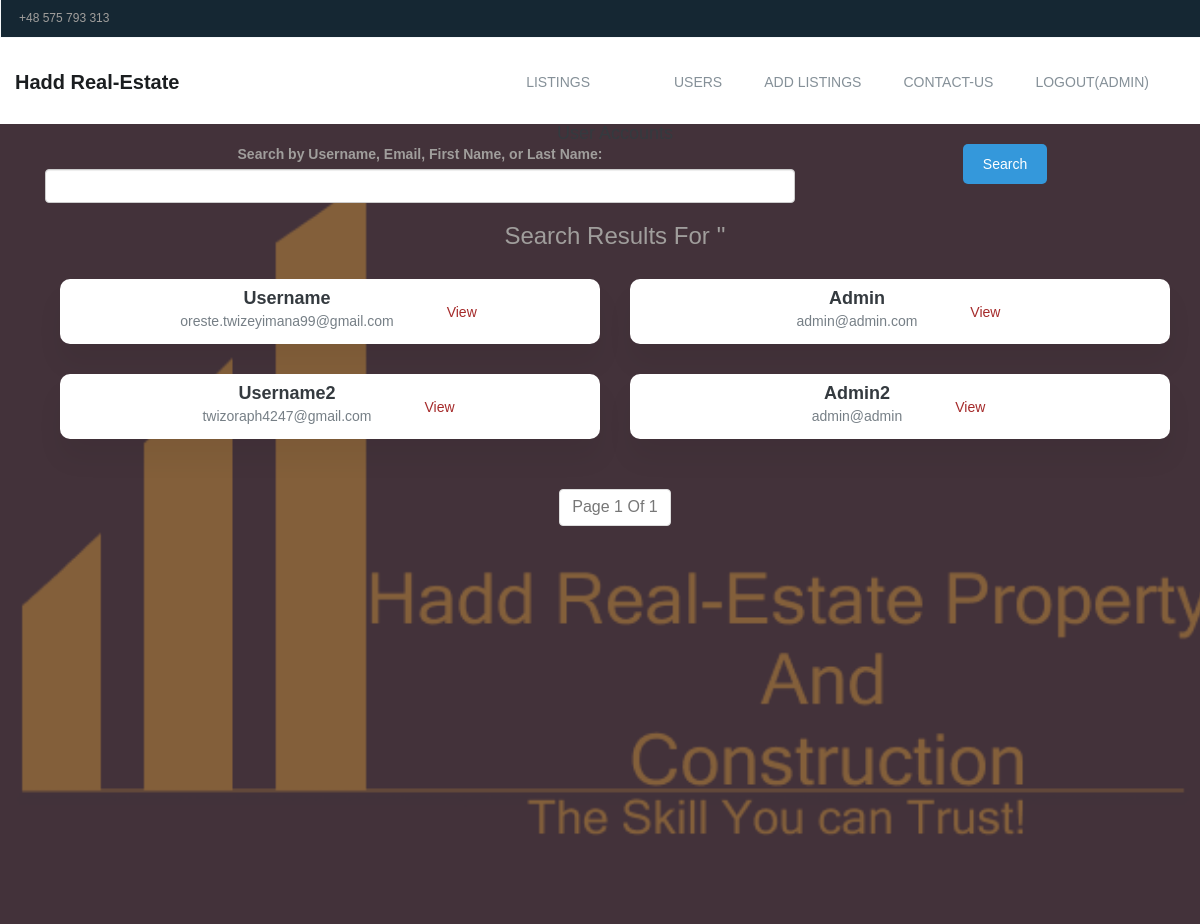
The page /accounts/search/ (signed in) on the database its author committed.
### accounts/models.py (models this page shows, shortened)
class User(AbstractBaseUser, PermissionsMixin):
    username_validator = UnicodeUsernameValidator()
    username = models.CharField(
        verbose_name=_("username"),
        max_length=150,
        unique=True,
        validators=[username_validator],
        error_messages={
            "unique": _("A user with that username already exists."),
        },
    )
    email = models.EmailField(verbose_name=_("email address"), blank=True)
    first_name = models.CharField(verbose_name=_("first name"), max_length=150, blank=True)
    last_name = models.CharField(verbose_name=_("last name"), max_length=150, blank=True)
    requested_reset_password = models.BooleanField(
        _('User has requested a password reset'),
        default=False,
        help_text=_('This will allow the admin to allow a password reset')
    )
    allowed_password_request = models.BooleanField(
        _('User has been granted a password reset'),
        default=False,
        help_text=_('This will allow the the user to perform password reset')
    )
    is_staff = models.BooleanField(
        _('staff status'),
        default=False,
        help_text=_('Designates whether the user can log into this admin site.'),
    )
    is_active = models.BooleanField(
        _('active'),
        default=True,
        help_text=_(
            'Designates whether this user should be treated as active. '
            'Unselect this instead of deleting accounts.'
        ),
    )
    is_superuser = models.BooleanField(
        _('superuser status'),
        default=False,
        help_text=_('Designates that this user has all permissions without explicitly assigning them.'),
    )
    objects = UserManager()
    USERNAME_FIELD = 'username'
    REQUIRED_FIELDS = ['email']
    class Meta:
        verbose_name = _("user")
        verbose_name_plural = _("users")

### accounts/views.py (the view)
# urls.py: path('search/', views.account_search, name='account_search'),
@superuser_required
def account_search(request):
    search_term = request.GET.get('q', '')
    filtered_listings = User.objects.filter(
        Q(username__icontains=search_term) | Q(email__icontains=search_term) | Q(first_name__icontains=search_term) | Q(last_name__icontains=search_term)
    )  # Search by title and description
    paginator = Paginator(filtered_listings, 5)  # Set the number of listings per page
    page_number = request.GET.get('page')
    page_obj = paginator.get_page(page_number)
    context = {'accounts': page_obj, 'is_paginated': page_obj.has_other_pages(), 'is_from_search': True,
               'search_term': search_term}
    return render(request, 'accounts/accounts_list.html', context)

### accounts/views.py (called while the page is built)
def superuser_required(view_func):
    decorated_view_func = user_passes_test(lambda u: u.is_superuser, login_url='listing_list')(view_func)
    return decorated_view_func

### real_estate/templates/accounts/accounts_list.html (shortened to what this page needs)
{% extends 'base.html' %}
{% block content %}
    <div class="container mt-4">
        <h1 class="display-4 mb-4">User Accounts</h1>
        <form method="get" action="{% url 'account_search' %}" class="mb-4">
            <div class="row">
                <div class="col-md-8">
                    <label for="q" class="form-label">Search by Username, Email, First Name, or Last Name:</label>
                    <input type="text" name="q" id="q" class="form-control" value="{{ search_term }}" required>
                </div>
                <div class="col-md-4">
                    <button type="submit" class="btn btn-primary">Search</button>
                </div>
            </div>
        </form>
        {% if is_from_search %}
            <h2 class="h3 mb-4">Search results for '{{ search_term }}'</h2>
        {% endif %}
        <ul class="list-group">
            {% for account in accounts %}
                <div class=" col-md-6 col-xl-4">
                    <div class="card">
                        <div class="card-body p-4 d-flex justify-content-between align-items-center gap-3">
                            <div class="text-center">
                                <h5 class="fw-semibold mb-0">{{ account.username }}</h5>
                                <p class="d-flex align-items-center justify-content-center">{{ account.email }}</p>
                            </div>
                            <a class="btn btn-outline-primary py-1 px-2 ms-auto"
                               href="{% url 'account_detail' account.pk %}">View</a>
                        </div>
                    </div>
                </div>
            {% endfor %}
        </ul>
        <nav aria-label="Page navigation">
            <ul class="pagination mt-4">
                <li class="page-item disabled"><a class="page-link disabled" href="#">Page {{ accounts.number }}
                    of {{ accounts.paginator.num_pages }}</a></li>
            </ul>
        </nav>
    </div>
{% endblock %}

### real_estate/templates/base.html (shortened to what this page needs)
{% load static %}
<!DOCTYPE html>
<html lang="en">
<head>
    <link rel="stylesheet" href="{% static 'css/font-awesome.min.css' %}">
    <link rel="stylesheet" href="{% static 'css/linearicons.css' %}">
    <link rel="stylesheet" href="{% static 'css/animate.css' %}">
    <link rel="stylesheet" href="{% static 'css/flaticon.css' %}">
    <link rel="stylesheet" href="{% static 'css/slick.css' %}">
    <link rel="stylesheet" href="{% static 'css/slick-theme.css' %}">
    <link rel="stylesheet" href="{% static 'css/bootstrap.min.css' %}">
    <link rel="stylesheet" href="{% static 'css/bootsnav.css' %}">
    <link href="{% static 'fontawesomefree/css/fontawesome.css' %}" rel="stylesheet" type="text/css">
    <link href="{% static 'fontawesomefree/css/brands.css' %}" rel="stylesheet" type="text/css">
    <link href="{% static 'fontawesomefree/css/solid.css' %}" rel="stylesheet" type="text/css">
    <link rel="stylesheet" href="{% static 'css/responsive.css' %}">
    <link rel="stylesheet" href="{% static 'css/style.css' %}">
</head>
<body>
<header id="header-top" class="header-top">
    <ul>
        <li class="head-responsive-right">
            <div class="header-top-right">
                <ul>
                    <li class="header-top-contact">
                        +48 575 793 313
                    </li>
                </ul>
            </div>
        </li>
    </ul>
</header>
<section class="top-area">
    <div class="header-area">
        <nav class="navbar navbar-default bootsnav  navbar-sticky navbar-scrollspy" data-minus-value-desktop="70"
             data-minus-value-mobile="55" data-speed="1000">
            <div class="container">
                <div class="navbar-header">
                    <a class="navbar-brand" href="{% url 'homepage' %}">
                        Hadd Real-Estate
                    </a>
                </div>
                <div class="collapse navbar-collapse menu-ui-design" id="navbar-menu">
                    <ul class="nav navbar-nav navbar-right" data-in="fadeInDown" data-out="fadeOutUp">
                        <li>
                            <a class="nav-link" href="{% url 'listing_list' %}">Listings</a>
                        </li>
                        {% if user.is_authenticated %}
                            <li>
                                <a class="nav-link" href="{% url 'order_list' %}"></a>
                            </li>
                            {% if user.is_superuser %}
                                <li>
                                    <a class="nav-link" href="{% url 'accounts_list' %}">Users</a>
                                </li>
                                <li>
                                    <a class="nav-link" href="{% url 'listing_create' %}">Add Listings</a>
                                </li>
                            {% endif %}
                        {% endif %}
                        <li>
                            <a class="nav-link" href="{% url 'contact' %}"> Contact-Us</a>
                        </li>
                        {% if user.is_authenticated %}
                            <li>
                                <a class="nav-link" href="{% url 'logout' %}"> Logout({{ user.username }})</a>
                            </li>
                        {% else %}
                            <li>
                                <a class="nav-link" href="{% url 'login' %}"> Login</a>
                            </li>
                        {% endif %}
                    </ul>
                </div>
            </div>
        </nav>
    </div>
</section>
<section id="home" class="welcome-hero">
    <div class="container">
        {% block content %}
        {% endblock %}
    </div>
</section>
</body>
</html>

### listings/static/css/bootsnav.css (style rules this page uses)
nav.bootsnav .container { position: relative; }
nav.navbar.bootsnav { margin-bottom: 0; -moz-border-radius: 0px; -webkit-border-radius: 0px; -o-border-radius: 0px; border-radius: 0px; background-color: #fff; border: none; border-bottom: solid 1px #e0e0e0; z-index: 9; }
nav.navbar.bootsnav ul.nav > li > a { color: #6f6f6f; background-color: transparent; outline: none; margin-bottom: -2px; }
body { -webkit-transition: all 0.3s ease-in-out; -moz-transition: all 0.3s ease-in-out; -o-transition: all 0.3s ease-in-out; -ms-transition: all 0.3s ease-in-out; transition: all 0.3s ease-in-out; }
.wrap-sticky nav.navbar.bootsnav { position: absolute; width: 100%; left: 0; top: 0; }
@media (min-width: 1024px) { nav.navbar.bootsnav ul.nav > li > a { padding: 30px 15px; font-weight: 600; } }

### rows shown on the page
User: username "ADMIN", username "Admin", email "admin@admin.com"
User: username "Username", email "oreste.twizeyimana99@gmail.com"
User: username "Username2", email "twizoraph4247@gmail.com"
User: username "Admin2", email "admin@admin"

### other values the page prints
{{ accounts.number }} "1"
{{ accounts.paginator.num_pages }} "1"
